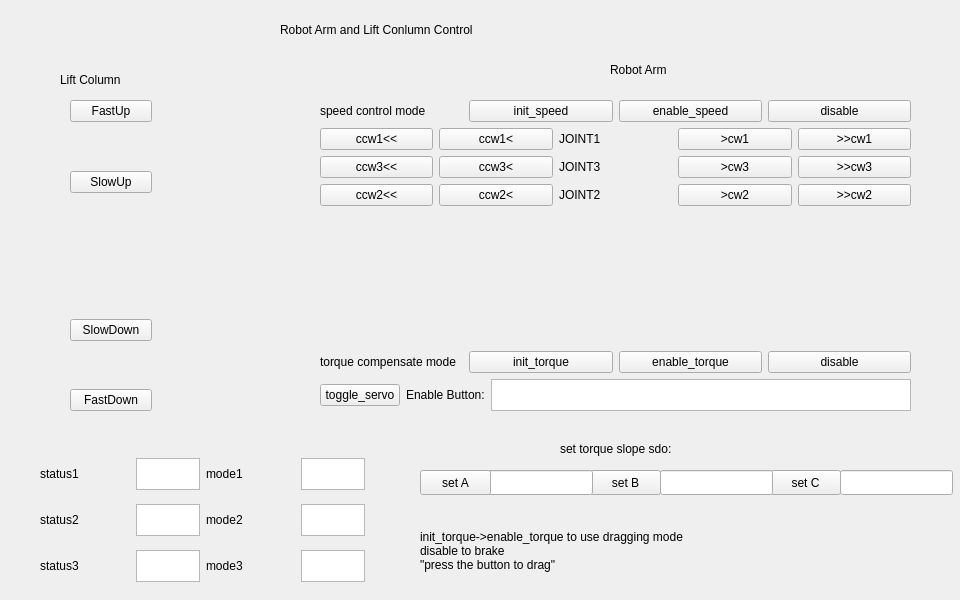
<?xml version="1.0" encoding="UTF-8"?>
<ui version="4.0">
 <class>RobotArmPage</class>
 <widget class="QWidget" name="RobotArmPage">
  <property name="geometry">
   <rect>
    <x>0</x>
    <y>0</y>
    <width>960</width>
    <height>600</height>
   </rect>
  </property>
  <property name="windowTitle">
   <string>Form</string>
  </property>
  <widget class="QLabel" name="label_8">
   <property name="geometry">
    <rect>
     <x>60</x>
     <y>70</y>
     <width>181</width>
     <height>20</height>
    </rect>
   </property>
   <property name="text">
    <string>Lift Column</string>
   </property>
  </widget>
  <widget class="QLabel" name="label_9">
   <property name="geometry">
    <rect>
     <x>610</x>
     <y>60</y>
     <width>181</width>
     <height>20</height>
    </rect>
   </property>
   <property name="text">
    <string>Robot Arm</string>
   </property>
  </widget>
  <widget class="QLabel" name="label">
   <property name="geometry">
    <rect>
     <x>280</x>
     <y>20</y>
     <width>351</width>
     <height>20</height>
    </rect>
   </property>
   <property name="text">
    <string>Robot Arm and Lift Conlumn Control</string>
   </property>
  </widget>
  <widget class="QLabel" name="label_7">
   <property name="geometry">
    <rect>
     <x>560</x>
     <y>440</y>
     <width>161</width>
     <height>17</height>
    </rect>
   </property>
   <property name="text">
    <string>set torque slope sdo:</string>
   </property>
  </widget>
  <widget class="QWidget" name="layoutWidget">
   <property name="geometry">
    <rect>
     <x>70</x>
     <y>100</y>
     <width>82</width>
     <height>311</height>
    </rect>
   </property>
   <layout class="QVBoxLayout" name="verticalLayout">
    <item>
     <widget class="QPushButton" name="FastUpButton">
      <property name="text">
       <string>FastUp</string>
      </property>
     </widget>
    </item>
    <item>
     <spacer name="verticalSpacer">
      <property name="orientation">
       <enum>Qt::Vertical</enum>
      </property>
      <property name="sizeHint" stdset="0">
       <size>
        <width>20</width>
        <height>20</height>
       </size>
      </property>
     </spacer>
    </item>
    <item>
     <widget class="QPushButton" name="SlowUpButton">
      <property name="text">
       <string>SlowUp</string>
      </property>
     </widget>
    </item>
    <item>
     <spacer name="verticalSpacer_3">
      <property name="orientation">
       <enum>Qt::Vertical</enum>
      </property>
      <property name="sizeType">
       <enum>QSizePolicy::Fixed</enum>
      </property>
      <property name="sizeHint" stdset="0">
       <size>
        <width>20</width>
        <height>120</height>
       </size>
      </property>
     </spacer>
    </item>
    <item>
     <widget class="QPushButton" name="SlowDownButton">
      <property name="text">
       <string>SlowDown</string>
      </property>
     </widget>
    </item>
    <item>
     <spacer name="verticalSpacer_2">
      <property name="orientation">
       <enum>Qt::Vertical</enum>
      </property>
      <property name="sizeHint" stdset="0">
       <size>
        <width>20</width>
        <height>20</height>
       </size>
      </property>
     </spacer>
    </item>
    <item>
     <widget class="QPushButton" name="FastDownButton">
      <property name="text">
       <string>FastDown</string>
      </property>
     </widget>
    </item>
   </layout>
  </widget>
  <widget class="QPushButton" name="setBTorqueSlope">
   <property name="geometry">
    <rect>
     <x>590</x>
     <y>470</y>
     <width>71</width>
     <height>25</height>
    </rect>
   </property>
   <property name="text">
    <string>set B</string>
   </property>
  </widget>
  <widget class="QLineEdit" name="setATorqueSlopeValue">
   <property name="geometry">
    <rect>
     <x>480</x>
     <y>470</y>
     <width>113</width>
     <height>25</height>
    </rect>
   </property>
  </widget>
  <widget class="QPushButton" name="setCTorqueSlope">
   <property name="geometry">
    <rect>
     <x>770</x>
     <y>470</y>
     <width>71</width>
     <height>25</height>
    </rect>
   </property>
   <property name="text">
    <string>set C</string>
   </property>
  </widget>
  <widget class="QLineEdit" name="setBTorqueSlopeValue">
   <property name="geometry">
    <rect>
     <x>660</x>
     <y>470</y>
     <width>113</width>
     <height>25</height>
    </rect>
   </property>
  </widget>
  <widget class="QLineEdit" name="setCTorqueSlopeValue">
   <property name="geometry">
    <rect>
     <x>840</x>
     <y>470</y>
     <width>113</width>
     <height>25</height>
    </rect>
   </property>
  </widget>
  <widget class="QPushButton" name="setATorqueSlope">
   <property name="geometry">
    <rect>
     <x>420</x>
     <y>470</y>
     <width>71</width>
     <height>25</height>
    </rect>
   </property>
   <property name="text">
    <string>set A</string>
   </property>
  </widget>
  <widget class="QWidget" name="verticalLayoutWidget_3">
   <property name="geometry">
    <rect>
     <x>320</x>
     <y>100</y>
     <width>591</width>
     <height>311</height>
    </rect>
   </property>
   <layout class="QVBoxLayout" name="verticalLayout_4">
    <item>
     <layout class="QVBoxLayout" name="verticalLayout_2">
      <item>
       <layout class="QHBoxLayout" name="horizontalLayout">
        <item>
         <widget class="QLabel" name="label_2">
          <property name="text">
           <string>speed control mode</string>
          </property>
         </widget>
        </item>
        <item>
         <widget class="QPushButton" name="initSpeed">
          <property name="text">
           <string>init_speed</string>
          </property>
         </widget>
        </item>
        <item>
         <widget class="QPushButton" name="enableSpeed">
          <property name="text">
           <string>enable_speed</string>
          </property>
         </widget>
        </item>
        <item>
         <widget class="QPushButton" name="disableSpeed">
          <property name="text">
           <string>disable</string>
          </property>
         </widget>
        </item>
       </layout>
      </item>
      <item>
       <layout class="QHBoxLayout" name="horizontalLayout_2">
        <item>
         <widget class="QPushButton" name="joint1CCWfast">
          <property name="text">
           <string>ccw1&lt;&lt;</string>
          </property>
         </widget>
        </item>
        <item>
         <widget class="QPushButton" name="joint1CCWslow">
          <property name="text">
           <string>ccw1&lt;</string>
          </property>
         </widget>
        </item>
        <item>
         <widget class="QLabel" name="label_4">
          <property name="text">
           <string>JOINT1</string>
          </property>
         </widget>
        </item>
        <item>
         <widget class="QPushButton" name="joint1CWslow">
          <property name="text">
           <string>&gt;cw1</string>
          </property>
         </widget>
        </item>
        <item>
         <widget class="QPushButton" name="joint1CWfast">
          <property name="text">
           <string>&gt;&gt;cw1</string>
          </property>
         </widget>
        </item>
       </layout>
      </item>
      <item>
       <layout class="QHBoxLayout" name="horizontalLayout_4">
        <item>
         <widget class="QPushButton" name="joint3CCWfast">
          <property name="text">
           <string>ccw3&lt;&lt;</string>
          </property>
         </widget>
        </item>
        <item>
         <widget class="QPushButton" name="joint3CCWslow">
          <property name="text">
           <string>ccw3&lt;</string>
          </property>
         </widget>
        </item>
        <item>
         <widget class="QLabel" name="label_6">
          <property name="text">
           <string>JOINT3</string>
          </property>
         </widget>
        </item>
        <item>
         <widget class="QPushButton" name="joint3CWslow">
          <property name="text">
           <string>&gt;cw3</string>
          </property>
         </widget>
        </item>
        <item>
         <widget class="QPushButton" name="joint3CWfast">
          <property name="text">
           <string>&gt;&gt;cw3</string>
          </property>
         </widget>
        </item>
       </layout>
      </item>
      <item>
       <layout class="QHBoxLayout" name="horizontalLayout_3">
        <item>
         <widget class="QPushButton" name="joint2CCWfast">
          <property name="text">
           <string>ccw2&lt;&lt;</string>
          </property>
         </widget>
        </item>
        <item>
         <widget class="QPushButton" name="joint2CCWslow">
          <property name="text">
           <string>ccw2&lt;</string>
          </property>
         </widget>
        </item>
        <item>
         <widget class="QLabel" name="label_5">
          <property name="text">
           <string>JOINT2</string>
          </property>
         </widget>
        </item>
        <item>
         <widget class="QPushButton" name="joint2CWslow">
          <property name="text">
           <string>&gt;cw2</string>
          </property>
         </widget>
        </item>
        <item>
         <widget class="QPushButton" name="joint2CWfast">
          <property name="text">
           <string>&gt;&gt;cw2</string>
          </property>
         </widget>
        </item>
       </layout>
      </item>
     </layout>
    </item>
    <item>
     <spacer name="verticalSpacer_4">
      <property name="orientation">
       <enum>Qt::Vertical</enum>
      </property>
      <property name="sizeHint" stdset="0">
       <size>
        <width>20</width>
        <height>40</height>
       </size>
      </property>
     </spacer>
    </item>
    <item>
     <layout class="QVBoxLayout" name="verticalLayout_3">
      <item>
       <layout class="QHBoxLayout" name="horizontalLayout_5">
        <item>
         <widget class="QLabel" name="label_3">
          <property name="text">
           <string>torque compensate mode</string>
          </property>
         </widget>
        </item>
        <item>
         <widget class="QPushButton" name="initTorque">
          <property name="text">
           <string>init_torque</string>
          </property>
         </widget>
        </item>
        <item>
         <widget class="QPushButton" name="enableTorque">
          <property name="text">
           <string>enable_torque</string>
          </property>
         </widget>
        </item>
        <item>
         <widget class="QPushButton" name="disableTorque">
          <property name="text">
           <string>disable</string>
          </property>
         </widget>
        </item>
       </layout>
      </item>
      <item>
       <layout class="QHBoxLayout" name="horizontalLayout_6">
        <item>
         <widget class="QPushButton" name="toggleServo">
          <property name="text">
           <string>toggle_servo</string>
          </property>
         </widget>
        </item>
        <item>
         <widget class="QLabel" name="label_11">
          <property name="text">
           <string>Enable Button:</string>
          </property>
         </widget>
        </item>
        <item>
         <widget class="QTextEdit" name="EnableButtonStatus">
          <property name="sizePolicy">
           <sizepolicy hsizetype="Expanding" vsizetype="Fixed">
            <horstretch>0</horstretch>
            <verstretch>0</verstretch>
           </sizepolicy>
          </property>
          <property name="maximumSize">
           <size>
            <width>16777215</width>
            <height>32</height>
           </size>
          </property>
          <property name="verticalScrollBarPolicy">
           <enum>Qt::ScrollBarAlwaysOff</enum>
          </property>
          <property name="horizontalScrollBarPolicy">
           <enum>Qt::ScrollBarAlwaysOff</enum>
          </property>
         </widget>
        </item>
       </layout>
      </item>
     </layout>
    </item>
   </layout>
  </widget>
  <widget class="QWidget" name="horizontalLayoutWidget_10">
   <property name="geometry">
    <rect>
     <x>40</x>
     <y>450</y>
     <width>325</width>
     <height>141</height>
    </rect>
   </property>
   <layout class="QHBoxLayout" name="horizontalLayout_16">
    <item>
     <layout class="QVBoxLayout" name="verticalLayout_6">
      <item>
       <layout class="QHBoxLayout" name="horizontalLayout_13">
        <item>
         <widget class="QLabel" name="label_17">
          <property name="text">
           <string>status1</string>
          </property>
         </widget>
        </item>
        <item>
         <widget class="QTextEdit" name="jointStatus1">
          <property name="sizePolicy">
           <sizepolicy hsizetype="Fixed" vsizetype="Fixed">
            <horstretch>0</horstretch>
            <verstretch>0</verstretch>
           </sizepolicy>
          </property>
          <property name="maximumSize">
           <size>
            <width>64</width>
            <height>32</height>
           </size>
          </property>
         </widget>
        </item>
       </layout>
      </item>
      <item>
       <layout class="QHBoxLayout" name="horizontalLayout_14">
        <item>
         <widget class="QLabel" name="label_18">
          <property name="text">
           <string>status2</string>
          </property>
         </widget>
        </item>
        <item>
         <widget class="QTextEdit" name="jointStatus2">
          <property name="sizePolicy">
           <sizepolicy hsizetype="Fixed" vsizetype="Fixed">
            <horstretch>0</horstretch>
            <verstretch>0</verstretch>
           </sizepolicy>
          </property>
          <property name="maximumSize">
           <size>
            <width>64</width>
            <height>32</height>
           </size>
          </property>
         </widget>
        </item>
       </layout>
      </item>
      <item>
       <layout class="QHBoxLayout" name="horizontalLayout_15">
        <item>
         <widget class="QLabel" name="label_19">
          <property name="text">
           <string>status3</string>
          </property>
         </widget>
        </item>
        <item>
         <widget class="QTextEdit" name="jointStatus3">
          <property name="sizePolicy">
           <sizepolicy hsizetype="Fixed" vsizetype="Fixed">
            <horstretch>0</horstretch>
            <verstretch>0</verstretch>
           </sizepolicy>
          </property>
          <property name="maximumSize">
           <size>
            <width>64</width>
            <height>32</height>
           </size>
          </property>
         </widget>
        </item>
       </layout>
      </item>
     </layout>
    </item>
    <item>
     <layout class="QVBoxLayout" name="verticalLayout_5">
      <item>
       <layout class="QHBoxLayout" name="horizontalLayout_9">
        <item>
         <widget class="QLabel" name="label_13">
          <property name="text">
           <string>mode1</string>
          </property>
         </widget>
        </item>
        <item>
         <widget class="QTextEdit" name="jointMode1">
          <property name="sizePolicy">
           <sizepolicy hsizetype="Fixed" vsizetype="Fixed">
            <horstretch>0</horstretch>
            <verstretch>0</verstretch>
           </sizepolicy>
          </property>
          <property name="maximumSize">
           <size>
            <width>64</width>
            <height>32</height>
           </size>
          </property>
         </widget>
        </item>
       </layout>
      </item>
      <item>
       <layout class="QHBoxLayout" name="horizontalLayout_8">
        <item>
         <widget class="QLabel" name="label_12">
          <property name="text">
           <string>mode2</string>
          </property>
         </widget>
        </item>
        <item>
         <widget class="QTextEdit" name="jointMode2">
          <property name="sizePolicy">
           <sizepolicy hsizetype="Fixed" vsizetype="Fixed">
            <horstretch>0</horstretch>
            <verstretch>0</verstretch>
           </sizepolicy>
          </property>
          <property name="maximumSize">
           <size>
            <width>64</width>
            <height>32</height>
           </size>
          </property>
         </widget>
        </item>
       </layout>
      </item>
      <item>
       <layout class="QHBoxLayout" name="horizontalLayout_7">
        <item>
         <widget class="QLabel" name="label_10">
          <property name="text">
           <string>mode3</string>
          </property>
         </widget>
        </item>
        <item>
         <widget class="QTextEdit" name="jointMode3">
          <property name="sizePolicy">
           <sizepolicy hsizetype="Fixed" vsizetype="Fixed">
            <horstretch>0</horstretch>
            <verstretch>0</verstretch>
           </sizepolicy>
          </property>
          <property name="maximumSize">
           <size>
            <width>64</width>
            <height>32</height>
           </size>
          </property>
         </widget>
        </item>
       </layout>
      </item>
     </layout>
    </item>
   </layout>
  </widget>
  <widget class="QLabel" name="label_20">
   <property name="geometry">
    <rect>
     <x>420</x>
     <y>510</y>
     <width>511</width>
     <height>81</height>
    </rect>
   </property>
   <property name="text">
    <string>init_torque-&gt;enable_torque to use dragging mode
disable to brake
&quot;press the button to drag&quot;</string>
   </property>
  </widget>
 </widget>
 <resources/>
 <connections/>
</ui>
